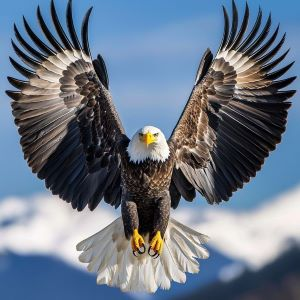
#> input picture dip-lab-02/my_image.jpg, 300 x 300 px
$ jupyter execute lab-02.ipynb
#> lines starting #> are read from the running program, lines starting #| are printed output that depends on the picture; long printed decimals are rounded
Task 1: Import Libraries and Verify Environment.

[cell 1]
import sys
import cv2 as cv
import numpy as np
import matplotlib.pyplot as plt

print("Python executable:", sys.executable)
print("OpenCV version:", cv.__version__)
print("NumPy version:", np.__version__)
print("Matplotlib version:", plt.matplotlib.__version__)

Task 2: Load the Image

[cell 2]
image = cv.imread("my_image.jpg")
#> image is the input picture: shape (300, 300, 3); mean B, G, R 134.8, 118, 105.2

if image is None:
    raise FileNotFoundError("Image not found. Check the filename.")

print("Image shape:", image.shape)
#| Image shape: (300, 300, 3)
print("Image data type:", image.dtype)
#| Image data type: uint8

Task 3: Inspect the Image

[cell 3]
height, width, channels = image.shape
#> height = 300; width = 300; channels = 3

print("Height:", height)
#| Height: 300
print("Width:", width)
#| Width: 300
print("Channels:", channels)
#| Channels: 3

print("Top-left pixel (BGR):", image[0, 0])
#| Top-left pixel (BGR): [206 150  91]
print("Center pixel (BGR):", image[height // 2, width // 2])
#| Center pixel (BGR): [122 127 136]

print("Global minimum:", image.min())
#| Global minimum: 0
print("Global maximum:", image.max())
#| Global maximum: 255

print("Blue min/max:", image[:, :, 0].min(), image[:, :, 0].max())
#| Blue min/max: 0 255
print("Green min/max:", image[:, :, 1].min(), image[:, :, 1].max())
#| Green min/max: 0 255
print("Red min/max:", image[:, :, 2].min(), image[:, :, 2].max())
#| Red min/max: 0 255

Task 4: Color Conversion and Channels

[cell 4]
rgb_image = cv.cvtColor(image, cv.COLOR_BGR2RGB)
gray_image = cv.cvtColor(image, cv.COLOR_BGR2GRAY)
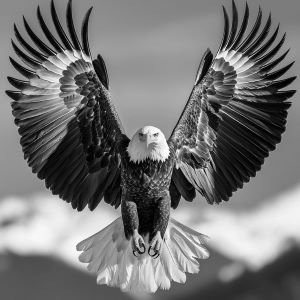
#> gray_image: shape (300, 300); min 0, max 255, mean 116.1

red_channel = rgb_image[:, :, 0]
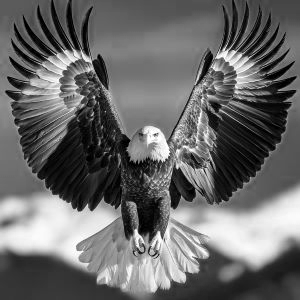
#> red_channel: shape (300, 300); min 0, max 255, mean 105.2
green_channel = rgb_image[:, :, 1]
blue_channel = rgb_image[:, :, 2]
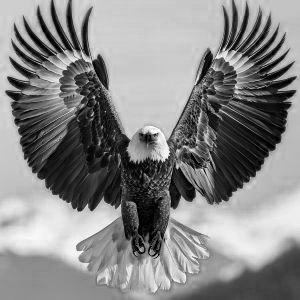
#> blue_channel: shape (300, 300); min 0, max 255, mean 134.8

fig, axes = plt.subplots(2, 3, figsize=(12, 8))

axes[0, 0].imshow(rgb_image)
axes[0, 0].set_title("RGB Image")

axes[0, 1].imshow(red_channel, cmap="gray")
axes[0, 1].set_title("Red Channel")

axes[0, 2].imshow(green_channel, cmap="gray")
axes[0, 2].set_title("Green Channel")

axes[1, 0].imshow(blue_channel, cmap="gray")
axes[1, 0].set_title("Blue Channel")

axes[1, 1].imshow(gray_image, cmap="gray")
axes[1, 1].set_title("Grayscale Image")

axes[1, 2].imshow(image)
axes[1, 2].set_title("Unconverted BGR Display")

for ax in axes.flat:
    ax.axis("off")

plt.tight_layout()
plt.show()
#> figure, not shown here; B, G, R data is drawn as R, G, B

center_rgb = rgb_image[height // 2, width // 2]
#> center_rgb = [136, 127, 122]
hex_color = "#{:02X}{:02X}{:02X}".format(*center_rgb)
#> hex_color = '#887F7A'

print("Center pixel (RGB):", center_rgb)
#| Center pixel (RGB): [136 127 122]
print("Center pixel HEX:", hex_color)
#| Center pixel HEX: #887F7A

Task 5: Crop, Resize, and Save

[cell 5]
crop = image[0:100, 0:100]
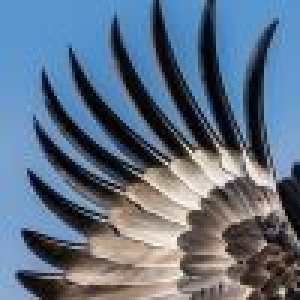
#> crop: shape (100, 100, 3) (shown 3 times larger); mean B, G, R 132.3, 112.6, 95.3

print("Crop shape:", crop.shape)
#| Crop shape: (100, 100, 3)

crop_rgb = cv.cvtColor(crop, cv.COLOR_BGR2RGB)
resized_rgb = cv.resize(crop_rgb, (200, 200))
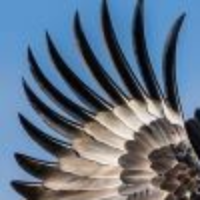
#> resized_rgb: shape (200, 200, 3); mean R, G, B 95.3, 112.5, 132.3

fig, axes = plt.subplots(1, 3, figsize=(12, 4))

axes[0].imshow(rgb_image)
axes[0].set_title("Original Image")

axes[1].imshow(crop_rgb)
axes[1].set_title("100 x 100 Crop")

axes[2].imshow(resized_rgb)
axes[2].set_title("200 x 200 Resized")

for ax in axes:
    ax.axis("off")

plt.tight_layout()
plt.show()

resized_bgr = cv.cvtColor(resized_rgb, cv.COLOR_RGB2BGR)
saved = cv.imwrite("resized_crop.png", resized_bgr)

print("Image saved successfully:", saved)
#| Image saved successfully: True

Task 6: Grayscale Histogram

[cell 6]
gray_flat = gray_image.flatten()

plt.figure(figsize=(9, 5))
plt.hist(gray_flat, bins=256, range=(0, 256))
plt.title("Grayscale Image Histogram")
plt.xlabel("Pixel Intensity (0-255)")
plt.ylabel("Number of Pixels")
plt.xlim(0, 256)
plt.tight_layout()

plt.savefig("grayscale_histogram.png")
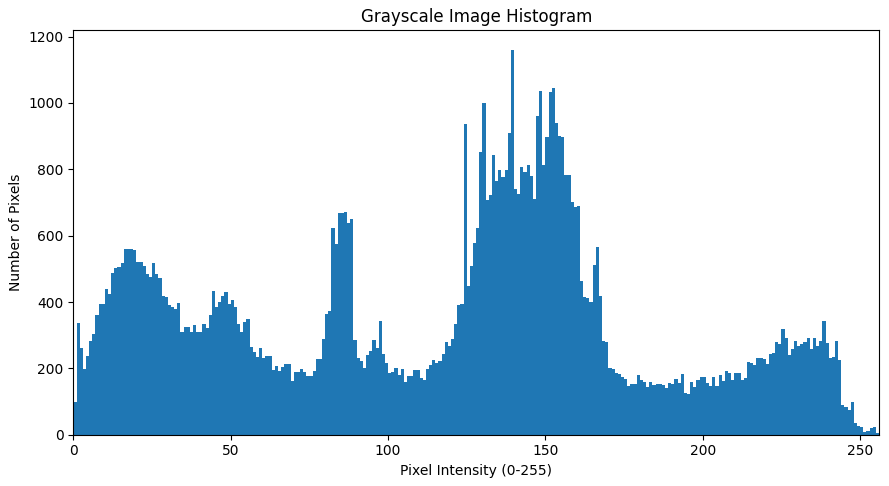
#> figure drawn by matplotlib, 1 panel; tallest bar 1161 high, from x = 139 to 140
plt.show()

print("Mean grayscale intensity:", gray_image.mean())
#| Mean grayscale intensity: 116.101
print("Minimum intensity:", gray_image.min())
#| Minimum intensity: 0
print("Maximum intensity:", gray_image.max())
#| Maximum intensity: 255
print("Histogram saved successfully.")

Task 7: Bit Depth Demonstration.

[cell 7]
gradient = np.tile(
    np.arange(256, dtype=np.uint8),
    (50, 1)
)

gradient_1bit = (gradient // 128) * 255
gradient_2bit = (gradient // 64) * 85
gradient_4bit = (gradient // 16) * 17

gradients = [
    ("8-bit Original", gradient),
    ("1-bit", gradient_1bit),
    ("2-bit", gradient_2bit),
    ("4-bit", gradient_4bit)
]

fig, axes = plt.subplots(4, 1, figsize=(10, 6))

for ax, (title, grad) in zip(axes, gradients):
    ax.imshow(grad, cmap="gray", vmin=0, vmax=255, aspect="auto")
    ax.set_title(title)
    ax.axis("off")

plt.tight_layout()
plt.show()
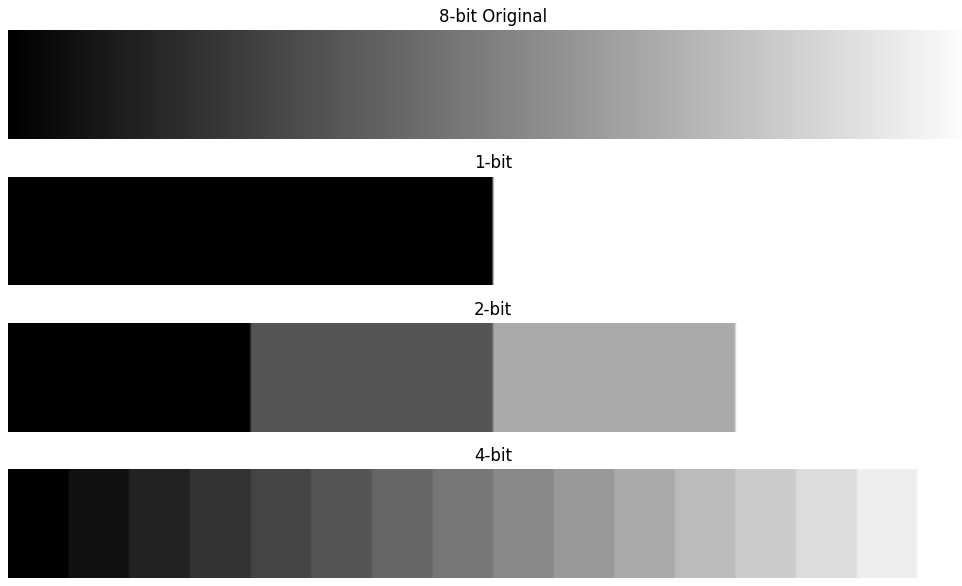
#> figure drawn by matplotlib, 4 panels

print("8-bit unique values:", len(np.unique(gradient)))
print("1-bit unique values:", len(np.unique(gradient_1bit)))
print("2-bit unique values:", len(np.unique(gradient_2bit)))
print("4-bit unique values:", len(np.unique(gradient_4bit)))

$ run again, with dip-lab-02/resized_crop.png saved as dip-lab-02/my_image.jpg
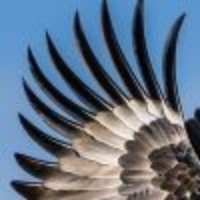
#> input picture dip-lab-02/resized_crop.png, 200 x 200 px
#> image is the input picture: shape (200, 200, 3); mean B, G, R 132.3, 112.5, 95.3
#| Image shape: (200, 200, 3)
#| Image data type: uint8
#| Height: 200
#| Width: 200
#| Channels: 3
#| Top-left pixel (BGR): [206 150  91]
#| Center pixel (BGR): [110  92  85]
#| Global minimum: 0
#| Global maximum: 251
#| Blue min/max: 0 233
#| Green min/max: 0 241
#| Red min/max: 0 251
#> `blue_channel = rgb_image[:, :, 2]`:
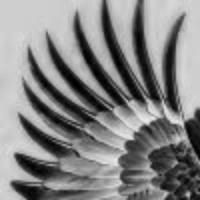
#> blue_channel: shape (200, 200); min 0, max 233, mean 132.3
#> center_rgb = [85, 92, 110]
#> hex_color = '#555C6E'
#| Center pixel (RGB): [ 85  92 110]
#| Center pixel HEX: #555C6E
#| Crop shape: (100, 100, 3)
#| Image saved successfully: True
#> `plt.savefig("grayscale_histogram.png")`:
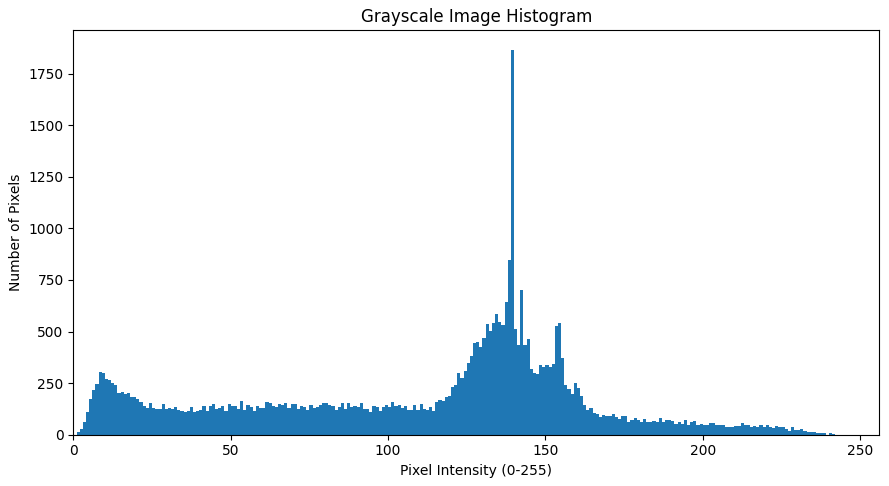
#> figure drawn by matplotlib, 1 panel; tallest bar 1866 high, from x = 139 to 140
#| Mean grayscale intensity: 109.628
#| Minimum intensity: 0
#| Maximum intensity: 243
